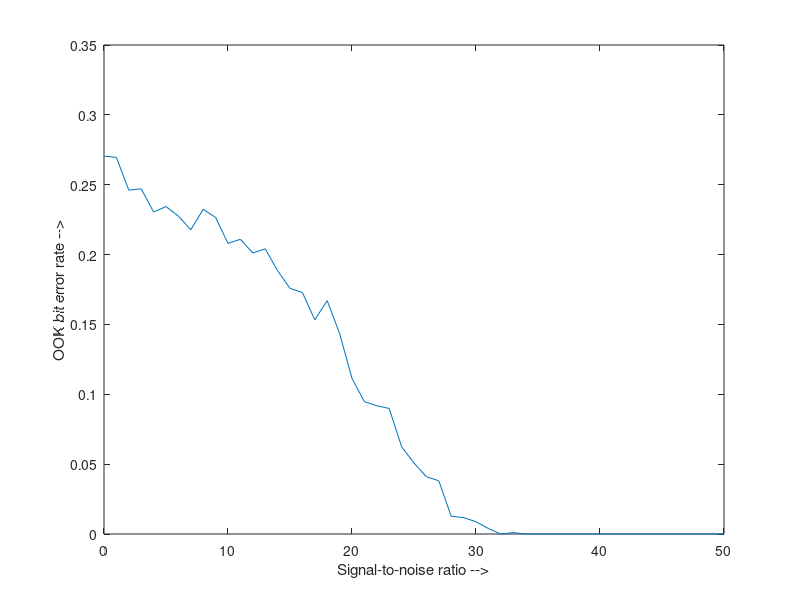
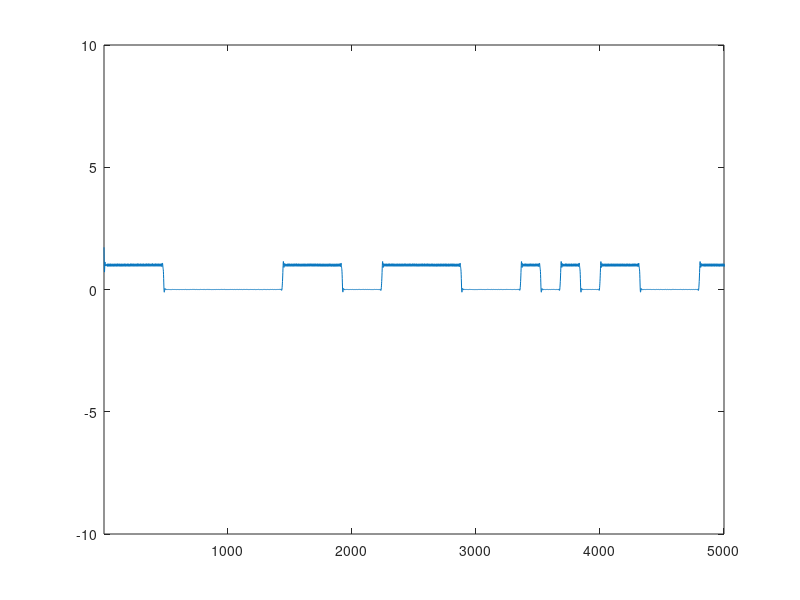
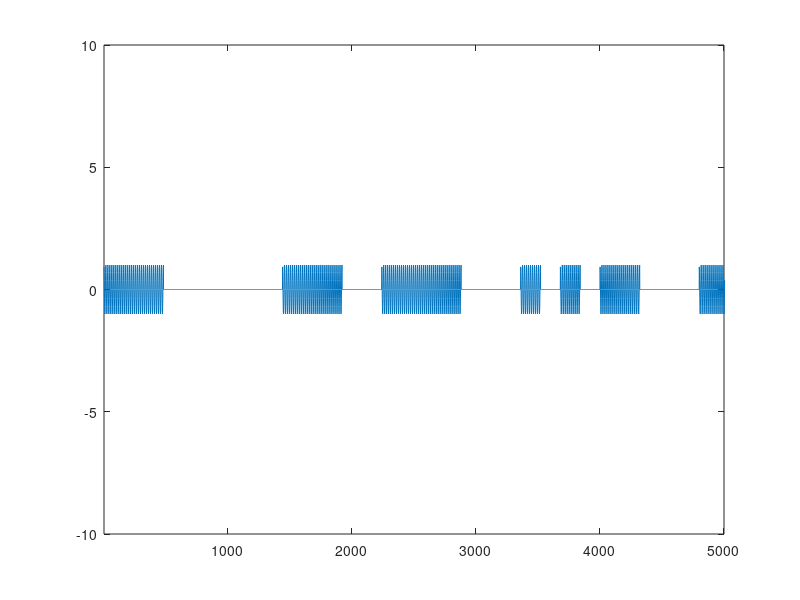
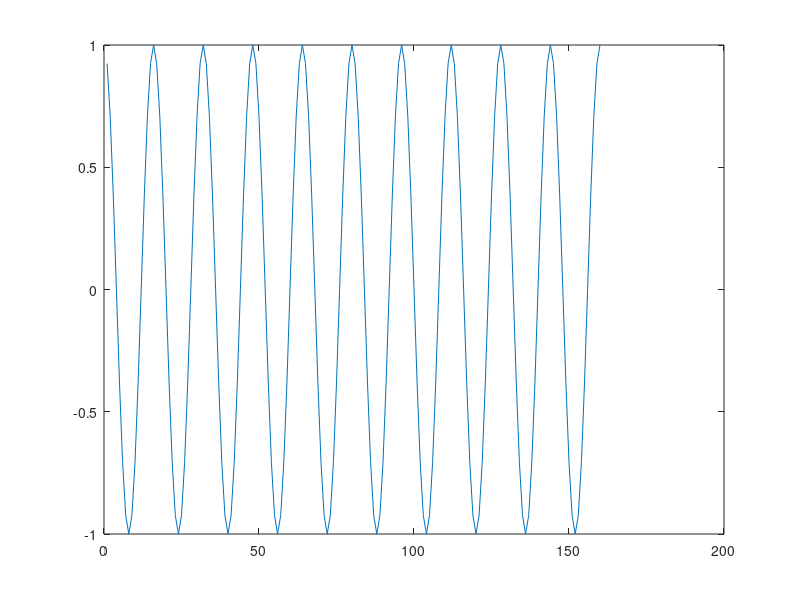

Write MATLAB code to recreate these figures, in order.
clear
N = 1024;
data_in=randint(1,1024,2);
data=data_in;
OOK_data=data; %OOK data signals are either +1 or -1
BPSK_data=data*2-1; %BPSK data signals are either 1 or 0
OOK_bit_error_rate=zeros(0,50);
BPSK_bit_error_rate=zeros(0,50);
SNR=0:1:50;
f=10000;
n=16*10;
t=1;
x = [cos(2*pi*1/16) cos(2*pi*2/16) cos(2*pi*3/16) cos(2*pi*4/16) cos(2*pi*5/16) cos(2*pi*6/16) cos(2*pi*7/16) cos(2*pi*8/16) cos(2*pi*9/16) cos(2*pi*10/16) cos(2*pi*11/16) cos(2*pi*12/16) cos(2*pi*13/16) cos(2*pi*14/16) cos(2*pi*15/16) cos(2*pi*1)];
carrier_signal=repmat(x, [1 10]);

figure(15);
plot(1:160,carrier_signal);


for k=0:1:50
s=1;
n=s/(10^(k/10));
noise=wgn(1,1024*160,10*log10(n));

OOK_mod = [];
BPSK_mod = [];
counter = 0
%Modulating input signals
for i=1:1024
temp = carrier_signal.*OOK_data(i);
temp2 = carrier_signal.*BPSK_data(i);
OOK_mod = [OOK_mod, temp];
BPSK_mod = [BPSK_mod, temp2];
counter = counter + 1;
end

figure(12);
plot(1:163840,OOK_mod);
axis([1 5000 -10 10]);


%Adding additive white noise to modulated signals
OOK_received = OOK_mod+ noise;
BPSK_received = BPSK_mod + noise;

%figure(3);
%plot(x,OOK_received(x)); 

%Demodulating noisy signals at receiver
OOK_demod = OOK_received.*(2*repmat(carrier_signal, [1 1024]));
BPSK_demod = BPSK_received.*(2*repmat(carrier_signal, [1 1024]));

%Passing demodulated signals through low pass filter
[b,a] = butter(6,0.2);
OOK_filtered = filtfilt(b,a,OOK_demod);
BPSK_filtered = filtfilt(b,a,BPSK_demod);

figure(10);
plot([1:163840],OOK_filtered);
axis([1 5000 -10 10]);



OOK_decoded=[];
counter=1;
%Decoding filtered signal by passing it through the decision device
for i=80:160:163760
    
    sum1=0;
    for j=i:i+160
        sum1=sum1+OOK_filtered(i);
    end
    sum1=sum1/160;
    if (OOK_filtered(i)>=1)
       OOK_decoded(counter)=1;
    end
    if (OOK_filtered(i)<1)
       OOK_decoded(counter)=0;
    end
    if (BPSK_filtered(i)>=0)
        BPSK_filtered(i)=1;
    end
    if (BPSK_filtered(i)<0)
        BPSK_filtered(i)=-1;
    end
    counter=counter+1;
end


BPSK_decoded = BPSK_filtered;

%Initiating error counter
OOK_error_count=0;
BPSK_error_count=0;
for i=1:1:1024
    if OOK_decoded(i)~=OOK_data(i)
        OOK_error_count=OOK_error_count+1;
    end
    if BPSK_decoded(i)~=BPSK_mod(i)
        BPSK_error_count=BPSK_error_count+1;
    end
end

%Calculating bit error rate
OOK_bit_error_rate(k+1)=OOK_error_count/1024;
BPSK_bit_error_rate(k+1)=BPSK_error_count/1024;
end

figure(1);
plot(SNR,OOK_bit_error_rate);
xlabel('Signal-to-noise ratio -->');
ylabel('OOK bit error rate -->');

%figure(2);
%plot(SNR,BPSK_bit_error_rate);
%xlabel('Signal-to-noise ratio -->');
%ylabel('BPSK bit error rate -->');
